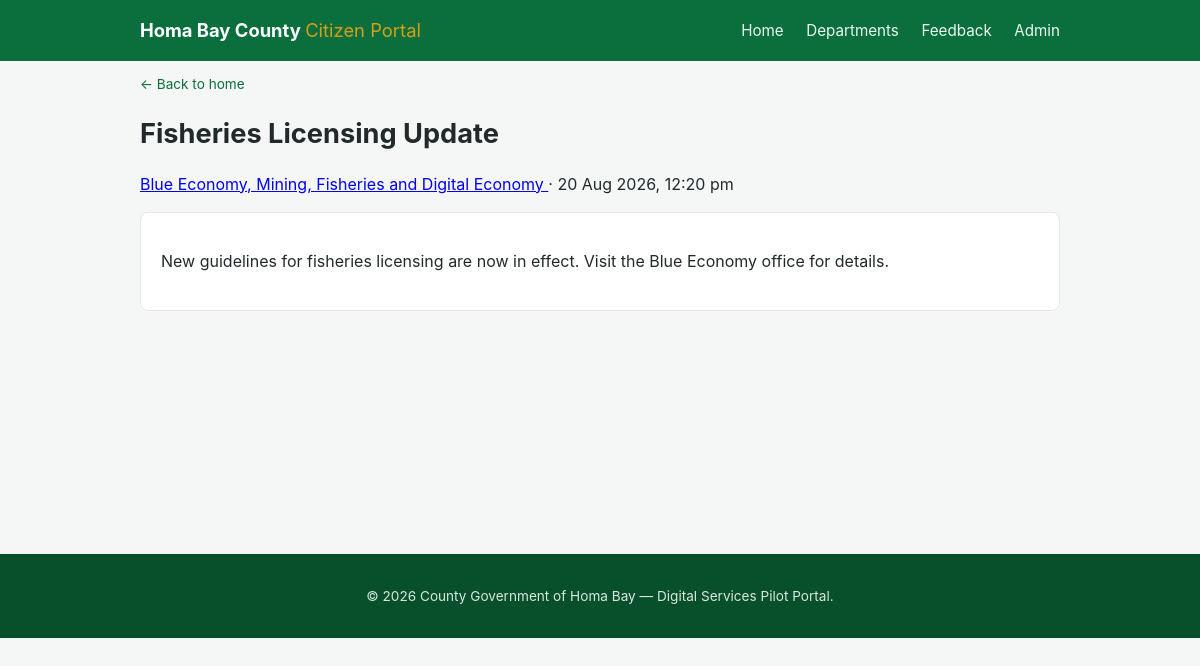
/announcement.php?id=2, run on the app's committed database.
### tables this page shows
CREATE TABLE IF NOT EXISTS announcements (
    id INT AUTO_INCREMENT PRIMARY KEY,
    title VARCHAR(200) NOT NULL,
    body TEXT NOT NULL,
    department_id INT,
    created_at DATETIME DEFAULT CURRENT_TIMESTAMP,
    FOREIGN KEY (department_id) REFERENCES departments(id) ON DELETE SET NULL
);

CREATE TABLE IF NOT EXISTS departments (
    id INT AUTO_INCREMENT PRIMARY KEY,
    name VARCHAR(150) NOT NULL,
    description TEXT,
    contact_email VARCHAR(150),
    contact_phone VARCHAR(20)
);

### announcement.php (the view, shortened to what this page needs)
<?php
require_once __DIR__ . '/config/db.php';
$id = filter_input(INPUT_GET, 'id', FILTER_VALIDATE_INT);
$stmt = $pdo->prepare(
    "SELECT a.*, d.id AS dept_id, d.name AS department_name
     FROM announcements a
     LEFT JOIN departments d ON a.department_id = d.id
     WHERE a.id = ?"
);
$stmt->execute([$id]);
$announcement = $stmt->fetch();
include __DIR__ . '/includes/header.php';
?>
<p class="breadcrumb"><a href="/index.php">&larr; Back to home</a></p>
<h1><?php echo htmlspecialchars($announcement['title']); ?></h1>
<p class="meta">
    <?php if ($announcement['department_name']): ?>
        <a href="/department.php?id=<?php echo (int)$announcement['dept_id']; ?>">
            <?php echo htmlspecialchars($announcement['department_name']); ?>
        </a> &middot;
    <?php endif; ?>
    <?php echo date('d M Y, g:i a', strtotime($announcement['created_at'])); ?>
</p>
<div class="card">
    <p><?php echo nl2br(htmlspecialchars($announcement['body'])); ?></p>
</div>
<?php include __DIR__ . '/includes/footer.php'; ?>

### style.css (style rules this page uses)
:root { --green: #0a6e3d; --green-dark: #084f2c; --gold: #d4a017; --gray-bg: #f5f7f6; --text: #22292b; --muted: #5a6a63; }
* { box-sizing: border-box; }
body { margin: 0; font-family: -apple-system, "Segoe UI", Roboto, Arial, sans-serif; background: var(--gray-bg); color: var(--text); line-height: 1.55; }
h1 { font-size: 1.7rem; margin-bottom: 4px; }
.card { background: #fff; border: 1px solid #e3e8e5; border-radius: 8px; padding: 20px; margin-bottom: 16px; }
.breadcrumb { font-size: 0.85rem; margin-bottom: 14px; }
.breadcrumb a { color: var(--green); text-decoration: none; }

### data on the page
announcements: title "Fisheries Licensing Update", department.name "Blue Economy, Mining, Fisheries and Digital Economy", created_at "20 Aug 2026, 12:20 pm", body "New guidelines for fisheries licensing are now in effect. Visit the Blue Economy office for details."
